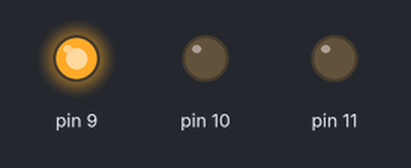
Recording of a sketch running on a simulated Arduino Uno, built with avr-gcc and run on an emulated ATmega328P. Shown: output pins drawn as LEDs (lit = HIGH).

Above: at 0.5 s.
At 1.5 s:
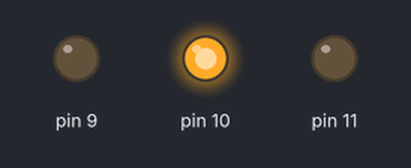
At 2.5 s:
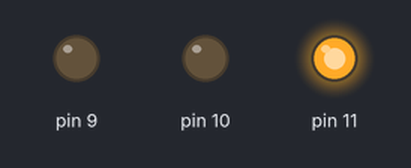
At 3.5 s:
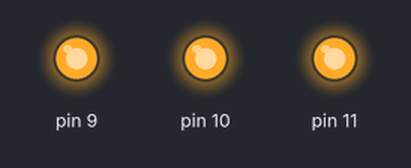
Timing chart, 0 to 5.2 s (numbered marks = the images above):
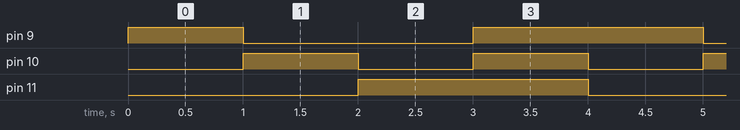

Measured:
- by itself, pin 9: repeats every 4.0 s: LOW 2.0 s, HIGH 2.0 s
- by itself, pin 10: alternates HIGH for 1.0 s and LOW for 1.0 s
- by itself, pin 11: alternates HIGH for 2.0 s and LOW for 2.0 s

The sketch:

LED_RGB.ino
```cpp
//Definimos las salidas digitales
#define PIN_ROJO = 9
#define PIN_VERDE = 10
#define PIN_AZUL = 11


void setup()
{
  //Definimos los pines digitales del 9 al 11 como salidas
  for (int i =9 ; i<12 ; i++)
       pinMode(i, OUTPUT);
  //Lo anterior equivale a lo siguiente
  /*
  pinMode(PIN_ROJO, OUTPUT);
  pinMode(PIN_VERDE, OUTPUT);
  pinMode(PIN_AZUL, OUTPUT);
  */
}

void loop()
{
  //Utilizamos una función que llamaremos Color, la cual le pasamos
  //el código RGB del color que queremos ver
  Color(255 ,0 ,0); //Rojo: (255,0,0)
  delay(1000);

  Color(0,255 ,0); //Verde: (0,255,0)
  delay(1000);

  Color(0 ,0 ,255); //Azul: (0,0,255)
  delay(1000);

  Color(255,255,255);//Blanco: (255,255,255)
  delay(1000);
}

//Definimos la función color, que recibe como parámetros la cantidad de cada color
//en el siguiente orden: rojo, verde y azul. Los tres valores son enteros
//entre el 0 y 255, que son los valores del PWM del arduino.
void Color(int R, int G, int B)
{
  analogWrite(9 , R);  // Pin del LED RGB del color rojo
  analogWrite(10, G);  // Pin del LED RGB del color verde
  analogWrite(11, B);  // Pin del LED RGB del color azul
}
```
